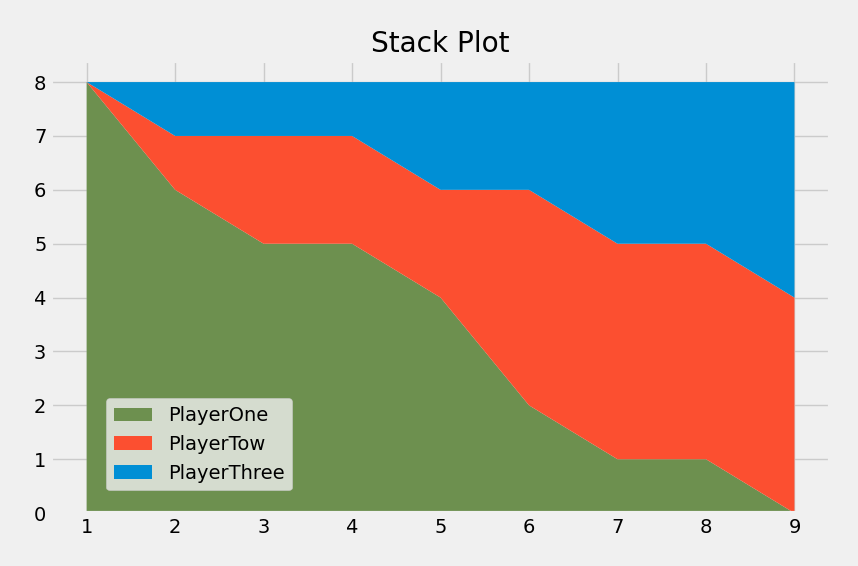

Here is the Python script that generated this plot:
# ----------------------------------------------------------
# --------------------- Stack Plots ------------------------

# Stackplot is used to draw a stacked area plot. It displays the complete data for
# visualization. It shows each part stacked onto one another and how each part makes the complete figure. It displays
# various constituents of data and it behaves like a pie chart. It has x-label, y-label and title in which various
# parts can be represented by different colors.

from matplotlib import pyplot as plt

plt.style.use('fivethirtyeight')

minutes = [1, 2, 3, 4, 5, 6, 7, 8, 9]
player1 = [8, 6, 5, 5, 4, 2, 1, 1, 0]
player2 = [0, 1, 2, 2, 2, 4, 4, 4, 4]
player3 = [0, 1, 1, 1, 2, 2, 3, 3, 4]

# Colors in hex decimal format for Stack Plot
colors = ['#6d904f', '#fc4f30', '#008fd5']

labels = ['PlayerOne', 'PlayerTow', 'PlayerThree']


plt.stackplot(minutes, player1, player2, player3, labels=labels, colors=colors)

# lower left, lower left, upper right, upper left, lower center, upper center
plt.legend(loc=(0.07, 0.05))

plt.title("Stack Plot")

plt.tight_layout()

plt.show()
